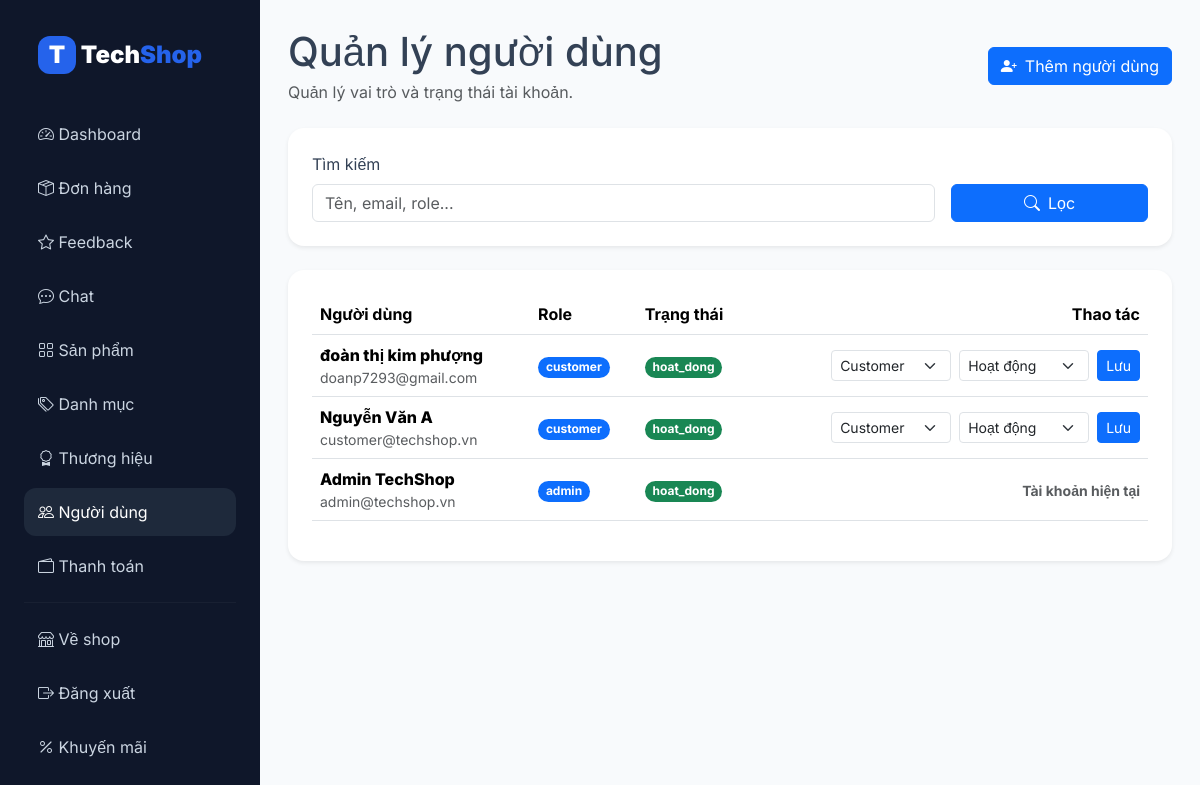
Page /admin/users.php (signed in) on the committed database.
### tables this page shows
CREATE TABLE `nguoi_dung` (
  `id_nguoi_dung` int(11) NOT NULL,
  `id_vai_tro` int(11) NOT NULL,
  `ho_ten` varchar(150) NOT NULL,
  `email` varchar(150) NOT NULL,
  `so_dien_thoai` varchar(20) DEFAULT NULL,
  `mat_khau` varchar(255) NOT NULL,
  `dia_chi` text DEFAULT NULL,
  `trang_thai` enum('hoat_dong','khoa') DEFAULT 'hoat_dong',
  `provider` varchar(30) DEFAULT 'local',
  `google_id` varchar(255) DEFAULT NULL,
  `avatar_url` varchar(500) DEFAULT NULL,
  `ngay_tao` timestamp NOT NULL DEFAULT current_timestamp()
);

CREATE TABLE `vai_tro` (
  `id_vai_tro` int(11) NOT NULL,
  `ten_vai_tro` varchar(50) NOT NULL
);

### includes/auth.php (called while the page is built, shortened)
<?php
function is_logged_in(): bool
{
    return !empty($_SESSION['id_nguoi_dung']);
}
function sync_user_session(): void
{
    try {
        $pdo = db_connect();
        $s = $pdo->prepare("
            SELECT nd.trang_thai, vt.ten_vai_tro, nd.ho_ten, nd.email
            FROM nguoi_dung nd
            JOIN vai_tro vt ON nd.id_vai_tro = vt.id_vai_tro
            WHERE nd.id_nguoi_dung = :id LIMIT 1
        ");
        $s->execute([':id' => (int)$_SESSION['id_nguoi_dung']]);
        $row = $s->fetch();
    } catch (Throwable $e) {
    }
}
function is_admin(): bool
{
    return is_logged_in() && ($_SESSION['ten_vai_tro'] ?? '') === 'admin';
}
function require_admin(): void
{
    sync_user_session();
}

### controllers/AdminUserController.php (called while the page is built, shortened)
<?php
require_once __DIR__ . '/../models/User.php';
class AdminUserController
{
    public function indexData(): array
    {
        require_admin();
        $keyword = trim((string)($_GET['q'] ?? ''));
        $users = (new User($this->pdo))->allUsers();
        return [
            'users' => $users,
            'keyword' => $keyword,
            'success' => flash('success'),
            'error' => flash('error'),
        ];
    }
}

### models/User.php (called while the page is built, shortened)
<?php
class User
{
    public function allUsers(): array
    {
        return $this->pdo->query("
            SELECT nd.*, vt.ten_vai_tro
            FROM nguoi_dung nd
            JOIN vai_tro vt ON vt.id_vai_tro = nd.id_vai_tro
            ORDER BY nd.id_nguoi_dung DESC
        ")->fetchAll();
    }
}

### includes/helpers.php (called while the page is built, shortened)
<?php
function h(mixed $value): string
{
    return htmlspecialchars((string)$value, ENT_QUOTES, 'UTF-8');
}
function flash(string $key): ?string
{
    $value = $_SESSION[$key] ?? null;
    return is_string($value) ? $value : null;
}

### admin/users.php (the view, shortened to what this page needs)
<?php
require_once __DIR__ . '/../controllers/AdminUserController.php';
$controller = new AdminUserController(db_connect());
$controller->handlePost();
$data = $controller->indexData();
$users = $data['users'];
$keyword = $data['keyword'];
require __DIR__ . '/_layout_start.php';
?>
<div class="d-flex justify-content-between align-items-center flex-wrap gap-3 mb-4">
    <div>
        <h1 class="mb-1">Quản lý người dùng</h1>
        <p class="text-muted mb-0">Quản lý vai trò và trạng thái tài khoản.</p>
    </div>
    <button class="btn btn-primary" data-bs-toggle="modal" data-bs-target="#modalAddUser">
        <i class="bi bi-person-plus-fill me-2"></i>Thêm người dùng
    </button>
</div>
<div class="bg-white p-4 rounded-4 shadow-sm mb-4">
    <form method="get" class="row g-3 align-items-end">
        <div class="col-md-9">
            <label class="form-label">Tìm kiếm</label>
            <input name="q" value="<?= h($keyword) ?>" class="form-control" placeholder="Tên, email, role...">
        </div>
        <div class="col-md-3">
            <button class="btn btn-primary w-100">
                <i class="bi bi-search me-2"></i>Lọc
            </button>
        </div>
    </form>
</div>
<div class="bg-white p-4 rounded-4 shadow-sm table-responsive">
    <table class="table align-middle">
        <thead>
            <tr>
                <th>Người dùng</th>
                <th>Role</th>
                <th>Trạng thái</th>
                <th class="text-end">Thao tác</th>
            </tr>
        </thead>
        <tbody>
            <?php foreach ($users as $u): ?>
                <tr>
                    <td>
                        <div class="fw-800"><?= h($u['ho_ten'] ?? '') ?></div>
                        <div class="text-muted small"><?= h($u['email']) ?></div>
                    </td>
                    <td><span class="badge rounded-pill bg-primary"><?= h($u['ten_vai_tro']) ?></span></td>
                    <td>
                        <span class="badge rounded-pill bg-<?= $u['trang_thai'] === 'hoat_dong' ? 'success' : 'danger' ?>">
                            <?= h($u['trang_thai']) ?>
                        </span>
                    </td>
                    <td class="text-end">
                        <?php
                        $isSuperAdminRow = (int)$u['id_nguoi_dung'] === 1;
                        $currentUserIsSuper = (int)$_SESSION['id_nguoi_dung'] === 1;
                        $isAnotherAdmin = (int)$u['id_vai_tro'] === 1 && !$currentUserIsSuper;
                        if ((int)$u['id_nguoi_dung'] === (int)$_SESSION['id_nguoi_dung']): ?>
                            <span class="text-muted small fw-bold">Tài khoản hiện tại</span>
                        <?php elseif ($isSuperAdminRow): ?>
                            <span class="badge bg-danger p-2"><i class="bi bi-star-fill me-1"></i>Super Admin</span>
                        <?php elseif ($isAnotherAdmin): ?>
                            <span class="text-danger small fw-bold" title="Chỉ Super Admin mới được sửa Admin khác"><i class="bi bi-shield-lock-fill me-1"></i>Đã khóa quyền sửa</span>
                        <?php else: ?>
                            <form method="post" class="d-inline-flex gap-2 align-items-center ajax-role-form">
                                <select name="id_vai_tro" class="form-select form-select-sm" style="width:120px">
                                    <option value="2" <?= (int)$u['id_vai_tro'] === 2 ? 'selected' : '' ?>>Customer</option>
                                </select>
                                <select name="trang_thai" class="form-select form-select-sm" style="width:130px">
                                    <option value="hoat_dong" <?= $u['trang_thai'] === 'hoat_dong' ? 'selected' : '' ?>>Hoạt động</option>
                                </select>
                                <button class="btn btn-sm btn-primary">Lưu</button>
                            </form>
                        <?php endif; ?>
                    </td>
                </tr>
            <?php endforeach; ?>
        </tbody>
    </table>
</div>
<?php require __DIR__ . '/_layout_end.php'; ?>

### assets/css/style.css (style rules this page uses)
:root { --primary: #2563eb; --primary-dark: #1d4ed8; --dark: #0f172a; --muted: #64748b; --border: #e2e8f0; --danger: #ef4444; --success: #16a34a; --warning: #f59e0b; --bg: #f8fafc; }
* { box-sizing: border-box; }
body { font-family: "Inter", sans-serif; background: var(--bg); color: #334155; }
.fw-800 { font-weight: 800; }
html, body { min-height: 100%; }
body { display: flex; flex-direction: column; }

### rows in the picture
nguoi_dung: ho_ten "đoàn thị kim phượng", email "doanp7293@gmail.com", id_vai_tro.ten_vai_tro "customer", trang_thai "hoat_dong", id_vai_tro "Customer", trang_thai "Hoạt động"
nguoi_dung: ho_ten "Nguyễn Văn A", email "customer@techshop.vn", id_vai_tro.ten_vai_tro "customer", trang_thai "hoat_dong", id_vai_tro "Customer", trang_thai "Hoạt động"
nguoi_dung: ho_ten "Admin TechShop", email "admin@techshop.vn", id_vai_tro.ten_vai_tro "admin", trang_thai "hoat_dong", shows "Tài khoản hiện tại"
